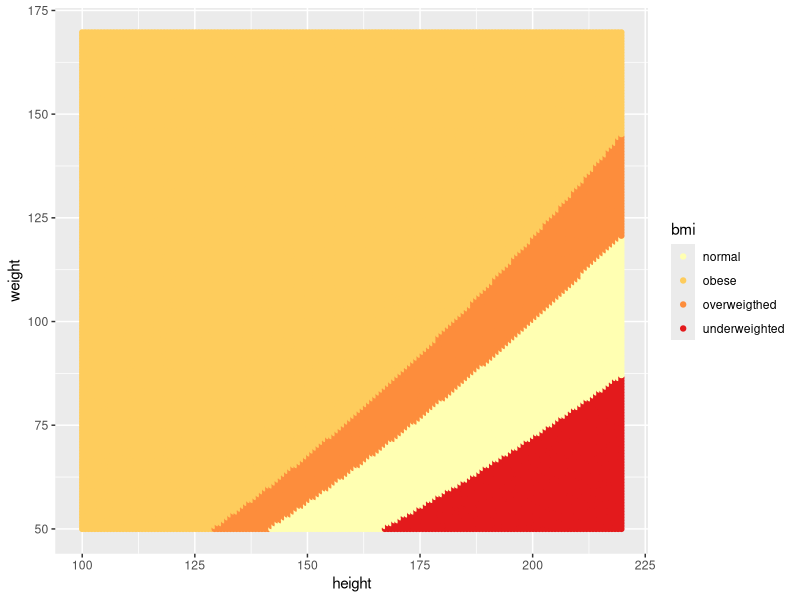

Source code (R):
## ---- chunk 1
#How the plot is created

bmi<- function (wt, ht){wt/(ht*ht*(10^-3))}

library(ggplot2)
library(RColorBrewer)

wt <- seq(50,170, 0.7)
ht <- seq(100,220, 0.7)
df <- expand.grid(x = as.numeric(wt), y = as.numeric(ht))
    df$z <- as.factor(with(df, ifelse(bmi(x,y)<=1.8, "underweighted",
                                      ifelse(bmi(x,y)<=2.5,"normal",
                                             ifelse(bmi(x,y)<=3.0, "overweigthed","obese")))))
    colnames(df) <- c("weight", 'height', "bmi")
    g<-ggplot(df, aes(y=weight,x=height, colour =bmi))
    g + geom_point() +scale_color_brewer(palette="YlOrRd")
